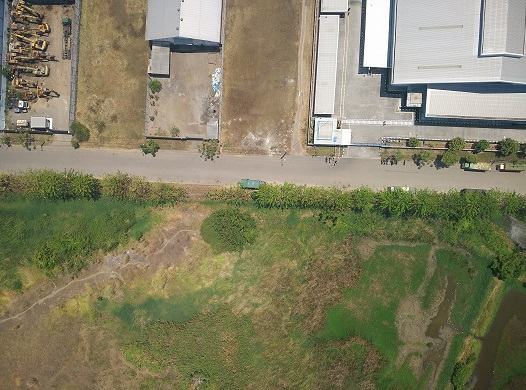
//> input picture gambarA2.jpg, 526 x 390 px
$ ./Source   (built with g++ and OpenCV 4)
//> lines starting //> are read from the running program, lines starting //| are printed output that depends on the picture
#include "opencv2/opencv.hpp"

using namespace cv;
using namespace std;

int main() {
	Mat gambarA, gambarB, gambarArgb, gambarBrgb;
	Mat templ;
	gambarA = imread("gambarA2.jpg", IMREAD_GRAYSCALE);
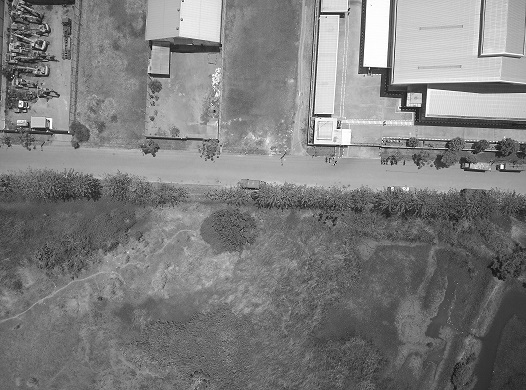
//> gambarA: 390 rows x 526 cols, CV_8UC1; min 0, max 255, mean 125.8
	gambarB = imread("gambarB2.jpg", IMREAD_GRAYSCALE);
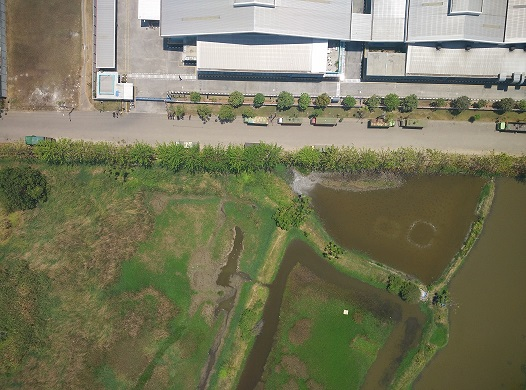
//> input picture gambarB2.jpg, 526 x 390 px
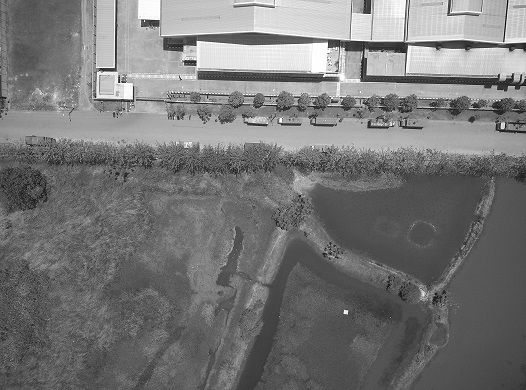
//> gambarB: 390 rows x 526 cols, CV_8UC1; min 4, max 255, mean 118.8
	// [8 lines of commented-out code are left out]

	double min, max;
	Point minloc, maxloc;
	Point locA, locB;
	Scalar intensity;
	int ukuran = 100;
	//if (gambarA.empty() && gambarB.empty()) break;

	//cout << gambarA.rows << "," << gambarA.cols << endl;
	//Mat hasil(Size(1000, 1000), CV_32F);

	for (int baris = 0; baris < gambarA.rows - ukuran; baris = baris + ukuran) {
		for (int kolom = 0; kolom < gambarA.cols - ukuran; kolom = kolom + ukuran) {
			Mat templ = gambarA(Rect(kolom, baris, ukuran, ukuran));
			// [4 lines of commented-out code are left out]
			Mat hasil((gambarB.rows - templ.rows + 1), (gambarB.cols - templ.rows + 1), CV_32F);

			matchTemplate(gambarB, templ, hasil, TM_SQDIFF_NORMED);
			minMaxLoc(hasil, &min, &max, &minloc, &maxloc);
			//cout << min << endl;

				if (min < 0.04) {
					locA.x = kolom;
					locA.y = baris;
					locB.x = minloc.x;
					locB.y = minloc.y;
					break;
				}
		}
		if (min < 0.04)break;
	}
//> this loop made 2 passes
//> (min, max, minloc, maxloc) on passes 1 to 2: (0.0965, 0.908, Point(97, 14), Point(320, 284)), (0.0335, 0.666, Point(82, 54), Point(319, 287))
//> after the loop, min = 0.0335; max = 0.666

		//Mat wadah((locA.x - gambarB.cols + locB.x), (locA.y - gambarB.rows + locB.y), CV_32F);
	//Mat wadah(768, 1366, CV_8UC1);
	Mat wadah((locA.y + gambarB.rows - locB.y), (locA.x + gambarB.cols - locB.x), CV_8UC1);
//> wadah: 436 rows x 744 cols, CV_8UC1; every value is 0

	for (int y = 0; y < gambarA.rows; y++)
	{
		for (int x = 0; x < gambarA.cols; x++)
		{
			// get pixel
			intensity = gambarA.at<uchar>(y, x);
			//

			wadah.at<uchar>(y,x) = intensity.val[0];

			//wadah.at<Vec3b>(y, x) = gambarA.at<Vec3b>(y, x);
		}
	}
//> this loop made 390 passes
//> intensity on passes 1 to 3: Scalar(147), Scalar(148), Scalar(156)
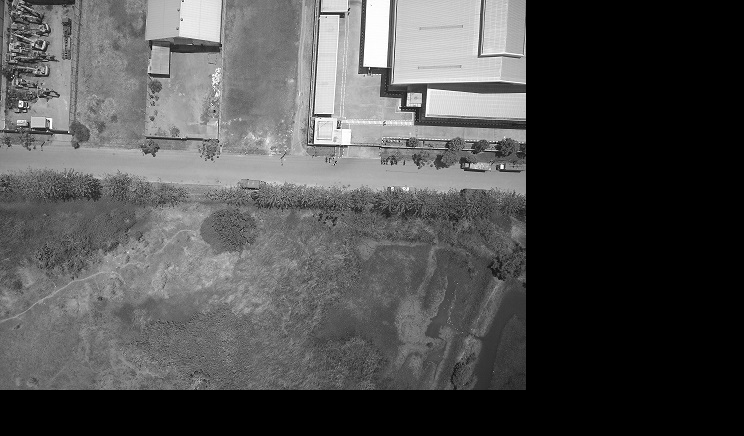
//> wadah: 436 rows x 744 cols, CV_8UC1; min 0, max 255, mean 79.5
//> after the loop, intensity = Scalar(46)

	for (int m = 0; m < gambarB.rows; m++)
	{
		for (int n = 0; n < gambarB.cols; n++)
		{
			// get pixel
			intensity = gambarB.at<uchar>(m,n);

			wadah.at<uchar>(m+abs(locB.y-locA.y),n+abs(locB.x - locA.x)) = intensity.val[0];

			//wadah.at<Vec3b>(m + abs(locB.y - locA.y), n + abs(locB.x - locA.x)) = gambarB.at<Vec3b>(m, n);
		}
	}
//> this loop made 390 passes
//> intensity on passes 1 to 3: Scalar(206), Scalar(194), Scalar(210)
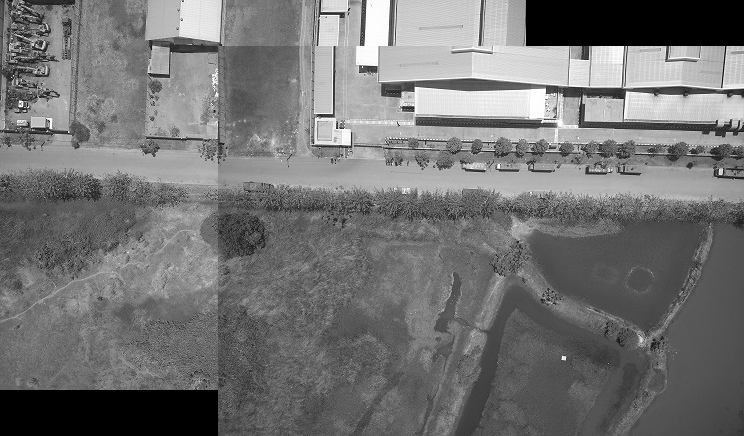
//> wadah: 436 rows x 744 cols, CV_8UC1; min 0, max 255, mean 115.2
//> after the loop, intensity = Scalar(63)
	//circle(wadah, locB, 5, Scalar(255, 0, 0), -1);
	imshow("gambarA", gambarA);
	imshow("gambarB", gambarB);
	imshow("wadah", wadah);
	waitKey(0);
	return 0;
}
